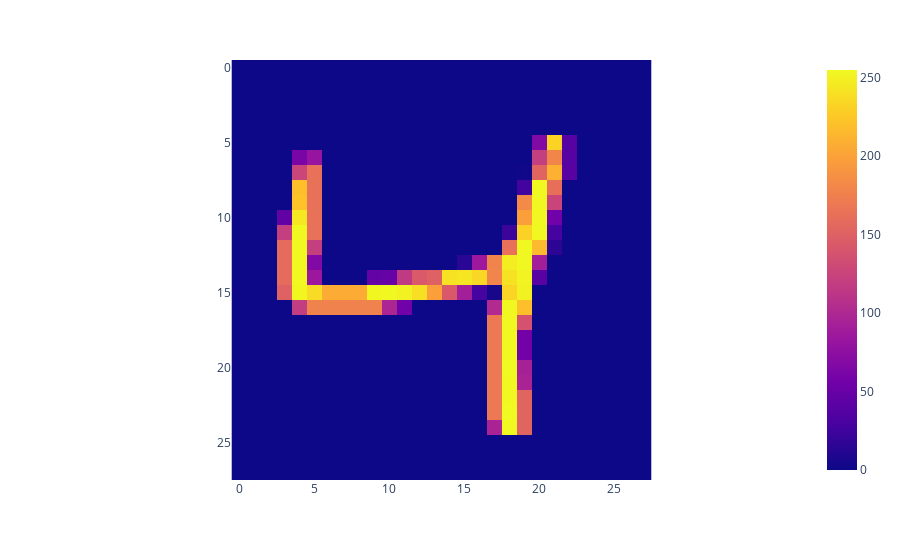

Here is the notebook cell this chart was saved with:
### Code cell
fig = px.imshow(x_train[2])
fig.show()

### Figure 1 — Plotly figure (JSON) as saved in the notebook; plotly's stock layout.template omitted (floating-point values rounded to 4 significant figures; data arrays with more than 128 entries replaced by an {"elided": "..."} marker saying what was removed)
{"data": [{"coloraxis": "coloraxis", "hovertemplate": "x: %{x}<br>y: %{y}<br>color: %{z}<extra></extra>", "name": "0", "type": "heatmap", "xaxis": "x", "yaxis": "y", "z": {"elided": "28x28 int values"}}], "layout": {"coloraxis": {"colorscale": [[0, "#0d0887"], [0.1111, "#46039f"], [0.2222, "#7201a8"], [0.3333, "#9c179e"], [0.4444, "#bd3786"], [0.5556, "#d8576b"], [0.6667, "#ed7953"], [0.7778, "#fb9f3a"], [0.8889, "#fdca26"], [1, "#f0f921"]]}, "margin": {"t": 60}, "xaxis": {"anchor": "y", "constrain": "domain", "domain": [0, 1], "scaleanchor": "y"}, "yaxis": {"anchor": "x", "autorange": "reversed", "constrain": "domain", "domain": [0, 1]}}}
